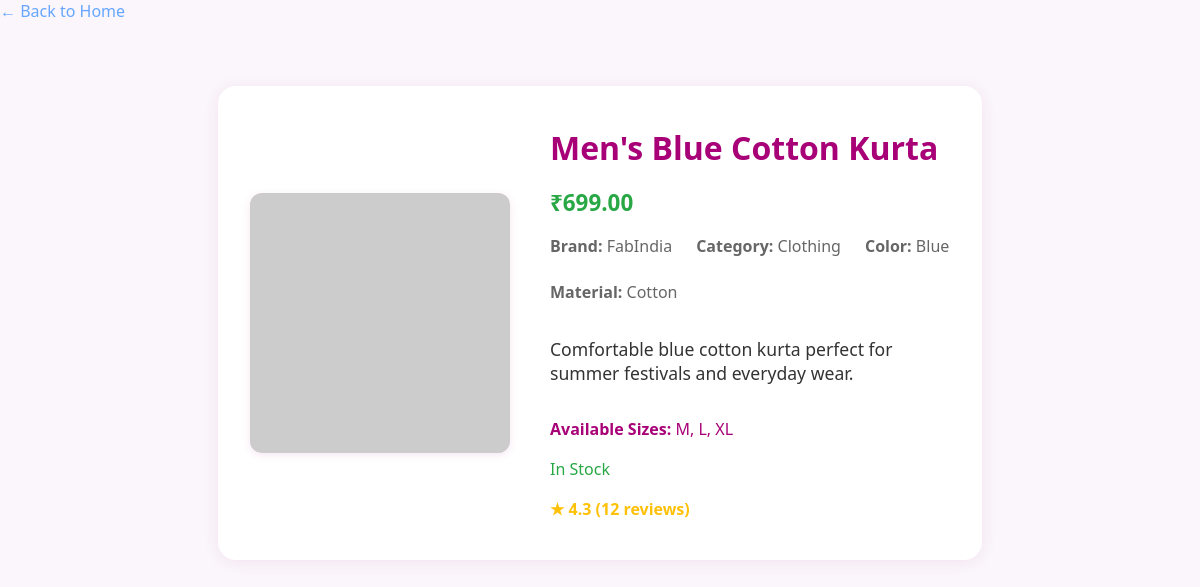
Screenshot of /api/products/9/ with the database file from the repository.
### catalog/models.py (models this page shows, shortened)
class Product(models.Model):
    id = models.AutoField(primary_key=True)
    title = models.CharField(max_length=120)
    description = models.TextField()
    category = models.CharField(max_length=60)
    price = models.DecimalField(max_digits=10, decimal_places=2)
    image_url = models.URLField(blank=True, null=True)
    brand = models.CharField(max_length=60, default='Generic')
    color = models.CharField(max_length=30, blank=True, null=True)
    material = models.CharField(max_length=40, blank=True, null=True)
    available_sizes = models.JSONField(default=list)
    in_stock = models.BooleanField(default=True)
    rating = models.FloatField(default=0.0)
    num_reviews = models.IntegerField(default=0)
    class Meta:
        ordering = ['title']

### catalog/views.py (the view)
# urls.py: path('products/<int:product_id>/', product_detail, name='product_detail'),
def product_detail(request, product_id):
    from .models import Product
    product = get_object_or_404(Product, id=product_id)
    return render(request, 'product_detail.html', {'product': product})

### catalog/templates/product_detail.html (shortened to what this page needs)
<!DOCTYPE html>
<html lang="en">
<head>
    <link rel="stylesheet" href="/static/home.css">
</head>
<body>
    <a href="/" class="back-link">&larr; Back to Home</a>
    <div class="product-detail-container">
        <div class="product-detail-image">
            <img src="{{ product.image_url|default:'https://via.placeholder.com/320' }}" alt="{{ product.title }}">
        </div>
        <div class="product-detail-info">
            <div class="product-detail-title">{{ product.title }}</div>
            <div class="product-detail-price">₹{{ product.price }}</div>
            <div class="product-detail-meta">
                <span><b>Brand:</b> {{ product.brand }}</span>
                <span><b>Category:</b> {{ product.category }}</span>
                {% if product.color %}<span><b>Color:</b> {{ product.color }}</span>{% endif %}
                {% if product.material %}<span><b>Material:</b> {{ product.material }}</span>{% endif %}
            </div>
            <div class="product-detail-description">{{ product.description }}</div>
            {% if product.available_sizes %}
            <div class="product-detail-sizes"><b>Available Sizes:</b> {{ product.available_sizes|join:', ' }}</div>
            {% endif %}
            <div class="product-detail-stock {% if not product.in_stock %}out{% endif %}">
                {% if product.in_stock %}In Stock{% else %}Out of Stock{% endif %}
            </div>
            <div class="product-detail-rating">
                <span>&#9733;</span> {{ product.rating }} ({{ product.num_reviews }} reviews)
            </div>
        </div>
    </div>
</body>
</html>

### catalog/static/home.css (style rules this page uses)
html, body { width: 100vw; max-width: 100vw; overflow-x: hidden; }
body { margin: 0; font-family: 'Segoe UI', Arial, sans-serif; background: #faf6fb; }

### catalog/templates/product_detail.html (style rules this page uses)
.product-detail-container { max-width: 700px; margin: 2.5rem auto; background: #fff; border-radius: 18px; box-shadow: 0 2px 16px rgba(168,0,119,0.08); padding: 2.5rem 2rem; display: flex; gap: 2.5rem; flex-wrap: wrap; }
.product-detail-image { flex: 1 1 220px; min-width: 220px; max-width: 320px; display: flex; align-items: center; justify-content: center; }
.product-detail-image img { width: 100%; max-width: 320px; border-radius: 12px; box-shadow: 0 2px 8px rgba(168,0,119,0.10); background: #f7e6f7; object-fit: cover; }
.product-detail-info { flex: 2 1 320px; min-width: 220px; display: flex; flex-direction: column; gap: 1.1rem; }
.product-detail-title { font-size: 2rem; font-weight: 700; color: #a80077; }
.product-detail-price { font-size: 1.4rem; color: #28a745; font-weight: 600; }
.product-detail-meta { display: flex; gap: 1.5rem; flex-wrap: wrap; font-size: 1rem; color: #666; }
.product-detail-description { font-size: 1.1rem; color: #333; margin: 1rem 0; }
.product-detail-sizes { font-size: 1rem; color: #a80077; }
.product-detail-stock { font-size: 1rem; color: #28a745; font-weight: 500; }
.product-detail-rating { font-size: 1rem; color: #ffc107; font-weight: 600; }
.back-link { display: inline-block; margin-bottom: 1.5rem; color: #a80077; text-decoration: none; font-weight: 500; transition: color 0.2s; }

### rows the page displays
Product: title "Men's Blue Cotton Kurta", price "699.00", brand "FabIndia", category "Clothing", color "Blue", material "Cotton", description "Comfortable blue cotton kurta perfect for summer festivals and everyday wear.", available_sizes "M, L, XL", rating "4.3", num_reviews "12"
